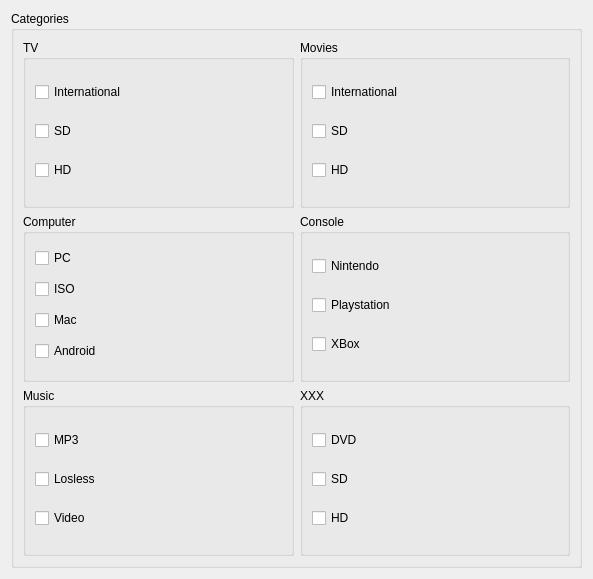
<?xml version="1.0" encoding="UTF-8"?>
<ui version="4.0">
 <class>rss_settings</class>
 <widget class="QWidget" name="rss_settings">
  <property name="geometry">
   <rect>
    <x>0</x>
    <y>0</y>
    <width>593</width>
    <height>579</height>
   </rect>
  </property>
  <property name="windowTitle">
   <string>RSS</string>
  </property>
  <layout class="QGridLayout" name="gridLayout_2">
   <item row="0" column="0">
    <widget class="QGroupBox" name="groupBox">
     <property name="title">
      <string>Categories</string>
     </property>
     <layout class="QGridLayout" name="gridLayout_8">
      <item row="1" column="0">
       <layout class="QGridLayout" name="gridLayout_7">
        <item row="0" column="1">
         <widget class="QGroupBox" name="groupBox_3">
          <property name="title">
           <string>Movies</string>
          </property>
          <layout class="QVBoxLayout" name="verticalLayout_2">
           <item>
            <widget class="QCheckBox" name="chkMoviesForeign">
             <property name="text">
              <string>International</string>
             </property>
            </widget>
           </item>
           <item>
            <widget class="QCheckBox" name="chkMoviesSD">
             <property name="text">
              <string>SD</string>
             </property>
            </widget>
           </item>
           <item>
            <widget class="QCheckBox" name="chkMoviesHD">
             <property name="text">
              <string>HD</string>
             </property>
            </widget>
           </item>
          </layout>
         </widget>
        </item>
        <item row="0" column="0">
         <widget class="QGroupBox" name="groupBox_2">
          <property name="title">
           <string>TV</string>
          </property>
          <layout class="QVBoxLayout" name="verticalLayout">
           <item>
            <widget class="QCheckBox" name="chkTVForeign">
             <property name="text">
              <string>International</string>
             </property>
            </widget>
           </item>
           <item>
            <widget class="QCheckBox" name="chkTVSD">
             <property name="text">
              <string>SD</string>
             </property>
            </widget>
           </item>
           <item>
            <widget class="QCheckBox" name="chkTVHD">
             <property name="text">
              <string>HD</string>
             </property>
            </widget>
           </item>
          </layout>
         </widget>
        </item>
        <item row="1" column="0">
         <widget class="QGroupBox" name="groupBox_4">
          <property name="title">
           <string>Computer</string>
          </property>
          <layout class="QVBoxLayout" name="verticalLayout_3">
           <item>
            <widget class="QCheckBox" name="chkComputerPC">
             <property name="text">
              <string>PC</string>
             </property>
            </widget>
           </item>
           <item>
            <widget class="QCheckBox" name="chkComputerISO">
             <property name="text">
              <string>ISO</string>
             </property>
            </widget>
           </item>
           <item>
            <widget class="QCheckBox" name="chkComputerMac">
             <property name="text">
              <string>Mac</string>
             </property>
            </widget>
           </item>
           <item>
            <widget class="QCheckBox" name="chkComputerAndroid">
             <property name="text">
              <string>Android</string>
             </property>
            </widget>
           </item>
          </layout>
         </widget>
        </item>
        <item row="2" column="0">
         <widget class="QGroupBox" name="groupBox_6">
          <property name="title">
           <string>Music</string>
          </property>
          <layout class="QVBoxLayout" name="verticalLayout_5">
           <item>
            <widget class="QCheckBox" name="chkMusicMP3">
             <property name="text">
              <string>MP3</string>
             </property>
            </widget>
           </item>
           <item>
            <widget class="QCheckBox" name="chkMusicLosless">
             <property name="text">
              <string>Losless</string>
             </property>
            </widget>
           </item>
           <item>
            <widget class="QCheckBox" name="chkMusicVideo">
             <property name="text">
              <string>Video</string>
             </property>
            </widget>
           </item>
          </layout>
         </widget>
        </item>
        <item row="2" column="1">
         <widget class="QGroupBox" name="groupBox_7">
          <property name="title">
           <string>XXX</string>
          </property>
          <layout class="QVBoxLayout" name="verticalLayout_6">
           <item>
            <widget class="QCheckBox" name="chkXXXDVD">
             <property name="text">
              <string>DVD</string>
             </property>
            </widget>
           </item>
           <item>
            <widget class="QCheckBox" name="chkXXXSD">
             <property name="text">
              <string>SD</string>
             </property>
            </widget>
           </item>
           <item>
            <widget class="QCheckBox" name="chkXXXHD">
             <property name="text">
              <string>HD</string>
             </property>
            </widget>
           </item>
          </layout>
         </widget>
        </item>
        <item row="1" column="1">
         <widget class="QGroupBox" name="groupBox_5">
          <property name="title">
           <string>Console</string>
          </property>
          <layout class="QVBoxLayout" name="verticalLayout_4">
           <item>
            <widget class="QCheckBox" name="chkConsoleNintendo">
             <property name="text">
              <string>Nintendo</string>
             </property>
            </widget>
           </item>
           <item>
            <widget class="QCheckBox" name="chkConsolePlaystation">
             <property name="text">
              <string>Playstation</string>
             </property>
            </widget>
           </item>
           <item>
            <widget class="QCheckBox" name="chkConsoleXbox">
             <property name="text">
              <string>XBox</string>
             </property>
            </widget>
           </item>
          </layout>
         </widget>
        </item>
       </layout>
      </item>
     </layout>
    </widget>
   </item>
  </layout>
 </widget>
 <tabstops>
  <tabstop>chkTVForeign</tabstop>
  <tabstop>chkTVSD</tabstop>
  <tabstop>chkTVHD</tabstop>
  <tabstop>chkMoviesForeign</tabstop>
  <tabstop>chkMoviesSD</tabstop>
  <tabstop>chkMoviesHD</tabstop>
  <tabstop>chkComputerPC</tabstop>
  <tabstop>chkComputerISO</tabstop>
  <tabstop>chkComputerMac</tabstop>
  <tabstop>chkComputerAndroid</tabstop>
  <tabstop>chkConsoleNintendo</tabstop>
  <tabstop>chkConsoleXbox</tabstop>
  <tabstop>chkMusicMP3</tabstop>
  <tabstop>chkMusicLosless</tabstop>
  <tabstop>chkMusicVideo</tabstop>
  <tabstop>chkXXXDVD</tabstop>
  <tabstop>chkXXXSD</tabstop>
  <tabstop>chkXXXHD</tabstop>
 </tabstops>
 <resources/>
 <connections/>
</ui>
